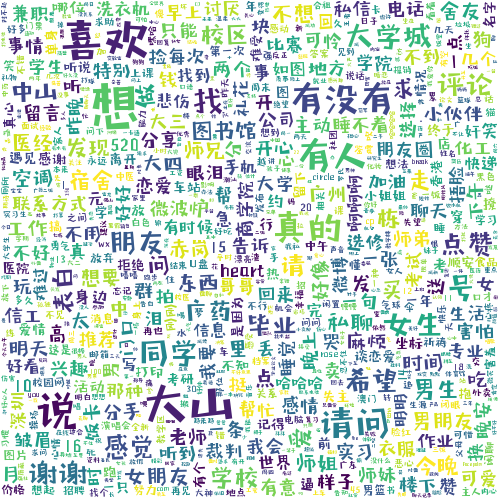

This figure's Python source:
from wordcloud import WordCloud
from scipy.misc import imread

from os import path

d = path.dirname(__file__)
stop_words_path = path.join(d, 'stop_word.txt')


def get_word_cloud(content_list):
    back_photo = imread(path.join(d, 'img.png'))
    font_path = path.join(d, "Chinese.ttf")

    wc = WordCloud(font_path=font_path,  # 设置字体,因为wordcloud没有内置的中文字体,所以必须设定
                   background_color="white",  # 背景颜色
                   max_words=2000,  # 词云显示的最大词数
                   mask=back_photo,  # 设置背景图片
                   max_font_size=100,  # 字体最大值
                   random_state=42,
                   width=500, height=500, margin=2,  # 设置图片默认的大小,但是如果使用背景图片的话,那么保存的图片大小将会按照其大小保存,margin为词语边缘距离
                   )
    freq_dict = get_freq_word(content_list=content_list)
    # 获取树洞集合的词频

    wc.generate_from_frequencies(freq_dict)
    # 生成词云图片

    wc.to_file(path.join(path.dirname(d),'web/static', 'word_cloud.png'))
    # 保存图片


def get_freq_word(content_list):
    # 获取词频方法
    import jieba
    from nltk.probability import FreqDist
    from weibo_nlp.utils import get_stop_word_set
    stop_words_set = get_stop_word_set()  # 获取停止词词库
    word_fd = FreqDist()
    for content in content_list:
        word_list = jieba.cut(content, cut_all=False)
        # 将单条树洞分词
        for word in word_list:
            word = word.strip()
            if word and word not in stop_words_set:
                # 若单词不在停止词库则对应频率加一
                word_fd[word] += 1
    return dict(word_fd.items())
